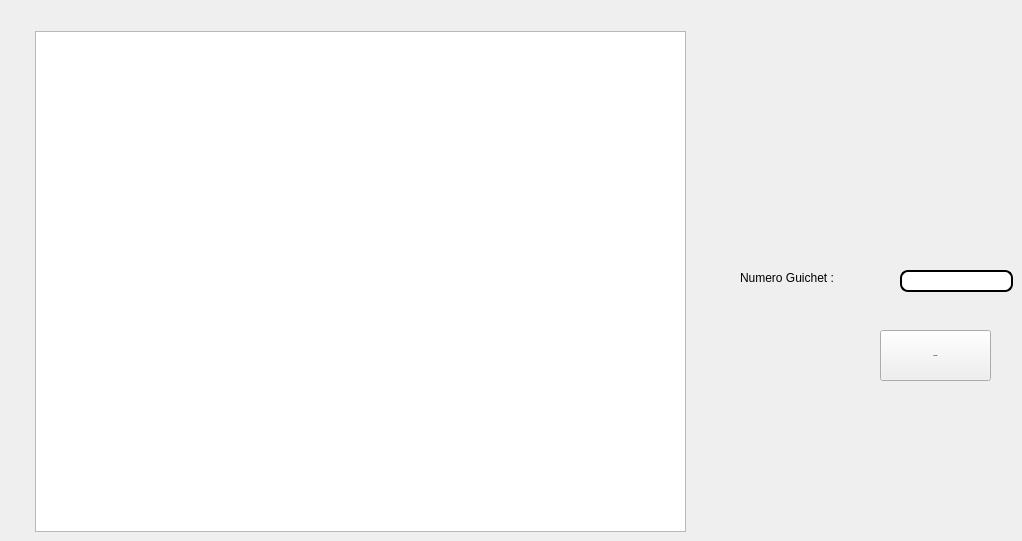
      <widget class="QWidget" name="tab_11">
       <attribute name="title">
        <string>Localiser</string>
       </attribute>
       <widget class="QPushButton" name="localiserdaadaaa">
        <property name="geometry">
         <rect>
          <x>880</x>
          <y>330</y>
          <width>111</width>
          <height>51</height>
         </rect>
        </property>
        <property name="font">
         <font>
          <family>Source Code Pro</family>
          <pointsize>-1</pointsize>
          <weight>75</weight>
          <bold>true</bold>
         </font>
        </property>
        <property name="styleSheet">
         <string notr="true">QPushButton
{
    color: #b1b1b1;
    background-color: QLinearGradient( x1: 0, y1: 0, x2: 0, y2: 1, stop: 0 #565656, stop: 0.1 #525252, stop: 0.5 #4e4e4e, stop: 0.9 #4a4a4a, stop: 1 #464646);
    border-width: 1px;
    border-color: #1e1e1e;
    border-style: solid;
    border-radius: 6;
    padding: 3px;
    font-size: 12px;
    padding-left: 5px;
    padding-right: 5px;
}

QPushButton:pressed
{
    background-color: QLinearGradient( x1: 0, y1: 0, x2: 0, y2: 1, stop: 0 #2d2d2d, stop: 0.1 #2b2b2b, stop: 0.5 #292929, stop: 0.9 #282828, stop: 1 #252525);
}color: rgb(255, 255, 255);
background-color:  QLinearGradient(x1: 0, y1: 0, x2: 0, y2: 1, stop: 0#8D9AAE, stop: 1 #8D9AAE);
 border-radius: 10;</string>
        </property>
        <property name="text">
         <string>Localiser</string>
        </property>
       </widget>
       <widget class="QLabel" name="label_47">
        <property name="geometry">
         <rect>
          <x>740</x>
          <y>270</y>
          <width>101</width>
          <height>16</height>
         </rect>
        </property>
        <property name="text">
         <string>Numero Guichet :</string>
        </property>
       </widget>
       <widget class="QLineEdit" name="locng">
        <property name="geometry">
         <rect>
          <x>900</x>
          <y>270</y>
          <width>113</width>
          <height>22</height>
         </rect>
        </property>
        <property name="styleSheet">
         <string notr="true">QLineEdit {
padding: 1px;
border-style: solid;
border: 2px solid gray;
border-radius: 8px;
background-color: rgb(255, 255, 255);
border:2px solid #000;
}</string>
        </property>
       </widget>
       <widget class="QTableView" name="tableloc">
        <property name="geometry">
         <rect>
          <x>35</x>
          <y>31</y>
          <width>651</width>
          <height>501</height>
         </rect>
        </property>
       </widget>
      </widget>
